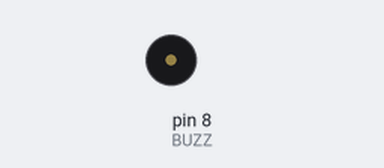
The program below on a simulated Arduino Uno, built with avr-gcc and run on an emulated ATmega328P. On the bench: buzzer (waves = sounding).

Above: at 0.35 s.
Timing chart, 0 to 3.0 s (numbered marks = the images above):
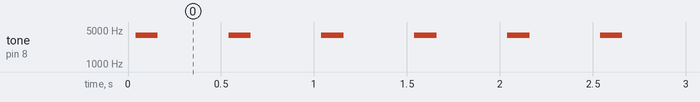

Measured:
- by itself, tone on pin 8 (BUZZ): alternates 3867 Hz for 0.12 s and silent for 0.38 s

The program:

main.cpp
```cpp
#include <Arduino.h>

// Wiring: D8 -> 220 ohm -> piezo disc -> GND

const uint8_t BUZZ = 8;

const unsigned int FREQ_HZ  = 4000;  // square-wave frequency (try 2000-7000 Hz)
const unsigned long ON_MS   = 100;   // length of each pulse burst
const unsigned long OFF_MS  = 400;   // silence between bursts

const unsigned long HALF_US = 500000UL / FREQ_HZ;   // half period in microseconds

void setup() {
  pinMode(BUZZ, OUTPUT);
  digitalWrite(BUZZ, LOW);
}

void loop() {
  // burst: toggle the pin HIGH/LOW -> digital pulses that make the disc flex
  unsigned long start = millis();
  while (millis() - start < ON_MS) {
    digitalWrite(BUZZ, HIGH);
    delayMicroseconds(HALF_US);
    digitalWrite(BUZZ, LOW);
    delayMicroseconds(HALF_US);
  }

  // pause, pin held LOW
  delay(OFF_MS);
}
```
